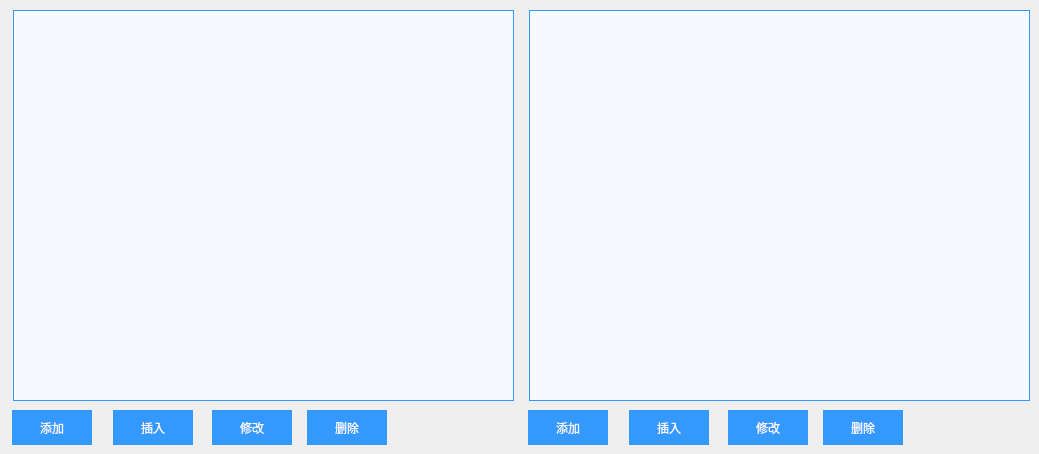
         <widget class="QWidget" name="page_42">
          <widget class="QTableWidget" name="tableWidget_anchor">
           <property name="geometry">
            <rect>
             <x>13</x>
             <y>10</y>
             <width>501</width>
             <height>391</height>
            </rect>
           </property>
           <property name="focusPolicy">
            <enum>Qt::NoFocus</enum>
           </property>
           <property name="styleSheet">
            <string notr="true">QTableWidget{
    font: 14pt &quot;黑体&quot;; 
	border-width:1px;  
	border-style:solid;
	border-color: rgb(51, 153, 255);  
	background-color: rgb(248, 248, 255);
}
QTableWidget::Item{

}
QTableWidget::Item:hover{

}
QTableWidget::item:selected{
	background:lightgray; 
	color:rgb(248, 248, 255); 
}
QTableWidget::item:selected:!active{

}
QTableCornerButton::section{
	background-color: rgb(51, 153, 255);
}
QScrollBar:vertical{
width:36px;
}</string>
           </property>
           <property name="verticalScrollBarPolicy">
            <enum>Qt::ScrollBarAlwaysOff</enum>
           </property>
           <property name="horizontalScrollBarPolicy">
            <enum>Qt::ScrollBarAlwaysOff</enum>
           </property>
           <property name="editTriggers">
            <set>QAbstractItemView::NoEditTriggers</set>
           </property>
           <property name="selectionMode">
            <enum>QAbstractItemView::SingleSelection</enum>
           </property>
           <attribute name="horizontalHeaderVisible">
            <bool>false</bool>
           </attribute>
           <attribute name="horizontalHeaderHighlightSections">
            <bool>false</bool>
           </attribute>
           <attribute name="verticalHeaderVisible">
            <bool>false</bool>
           </attribute>
           <attribute name="verticalHeaderHighlightSections">
            <bool>false</bool>
           </attribute>
          </widget>
          <widget class="QPushButton" name="pushButton_Anchor_append">
           <property name="geometry">
            <rect>
             <x>12</x>
             <y>410</y>
             <width>80</width>
             <height>35</height>
            </rect>
           </property>
           <property name="focusPolicy">
            <enum>Qt::NoFocus</enum>
           </property>
           <property name="styleSheet">
            <string notr="true">font: 14pt &quot;黑体&quot;;
color: rgb(248, 248, 255);
border-style: solid;
background-color: rgb(51,153,255);</string>
           </property>
           <property name="text">
            <string>添加</string>
           </property>
           <property name="flat">
            <bool>true</bool>
           </property>
          </widget>
          <widget class="QPushButton" name="pushButton_Anchor_remove">
           <property name="geometry">
            <rect>
             <x>307</x>
             <y>410</y>
             <width>80</width>
             <height>35</height>
            </rect>
           </property>
           <property name="focusPolicy">
            <enum>Qt::NoFocus</enum>
           </property>
           <property name="styleSheet">
            <string notr="true">font: 14pt &quot;黑体&quot;;
color: rgb(248, 248, 255);
border-style: solid;
background-color: rgb(51,153,255);</string>
           </property>
           <property name="text">
            <string>删除</string>
           </property>
           <property name="flat">
            <bool>true</bool>
           </property>
          </widget>
          <widget class="QPushButton" name="pushButton_Anchor_update">
           <property name="geometry">
            <rect>
             <x>212</x>
             <y>410</y>
             <width>80</width>
             <height>35</height>
            </rect>
           </property>
           <property name="focusPolicy">
            <enum>Qt::NoFocus</enum>
           </property>
           <property name="styleSheet">
            <string notr="true">font: 14pt &quot;黑体&quot;;
color: rgb(248, 248, 255);
border-style: solid;
background-color: rgb(51,153,255);</string>
           </property>
           <property name="text">
            <string>修改</string>
           </property>
           <property name="flat">
            <bool>true</bool>
           </property>
          </widget>
          <widget class="QPushButton" name="pushButton_Anchor_insert">
           <property name="geometry">
            <rect>
             <x>113</x>
             <y>410</y>
             <width>80</width>
             <height>35</height>
            </rect>
           </property>
           <property name="focusPolicy">
            <enum>Qt::NoFocus</enum>
           </property>
           <property name="styleSheet">
            <string notr="true">font: 14pt &quot;黑体&quot;;
color: rgb(248, 248, 255);
border-style: solid;
background-color: rgb(51,153,255);</string>
           </property>
           <property name="text">
            <string>插入</string>
           </property>
           <property name="flat">
            <bool>true</bool>
           </property>
          </widget>
          <widget class="QPushButton" name="pushButton_dataConfig_remove">
           <property name="geometry">
            <rect>
             <x>823</x>
             <y>410</y>
             <width>80</width>
             <height>35</height>
            </rect>
           </property>
           <property name="focusPolicy">
            <enum>Qt::NoFocus</enum>
           </property>
           <property name="styleSheet">
            <string notr="true">font: 14pt &quot;黑体&quot;;
color: rgb(248, 248, 255);
border-style: solid;
background-color: rgb(51,153,255);</string>
           </property>
           <property name="text">
            <string>删除</string>
           </property>
           <property name="flat">
            <bool>true</bool>
           </property>
          </widget>
          <widget class="QPushButton" name="pushButton_dataConfig_append">
           <property name="geometry">
            <rect>
             <x>528</x>
             <y>410</y>
             <width>80</width>
             <height>35</height>
            </rect>
           </property>
           <property name="focusPolicy">
            <enum>Qt::NoFocus</enum>
           </property>
           <property name="styleSheet">
            <string notr="true">font: 14pt &quot;黑体&quot;;
color: rgb(248, 248, 255);
border-style: solid;
background-color: rgb(51,153,255);</string>
           </property>
           <property name="text">
            <string>添加</string>
           </property>
           <property name="flat">
            <bool>true</bool>
           </property>
          </widget>
          <widget class="QPushButton" name="pushButton_dataConfig_insert">
           <property name="geometry">
            <rect>
             <x>629</x>
             <y>410</y>
             <width>80</width>
             <height>35</height>
            </rect>
           </property>
           <property name="focusPolicy">
            <enum>Qt::NoFocus</enum>
           </property>
           <property name="styleSheet">
            <string notr="true">font: 14pt &quot;黑体&quot;;
color: rgb(248, 248, 255);
border-style: solid;
background-color: rgb(51,153,255);</string>
           </property>
           <property name="text">
            <string>插入</string>
           </property>
           <property name="flat">
            <bool>true</bool>
           </property>
          </widget>
          <widget class="QTableWidget" name="tableWidget_dataConfig">
           <property name="geometry">
            <rect>
             <x>529</x>
             <y>10</y>
             <width>501</width>
             <height>391</height>
            </rect>
           </property>
           <property name="focusPolicy">
            <enum>Qt::NoFocus</enum>
           </property>
           <property name="styleSheet">
            <string notr="true">QTableWidget{
    font: 14pt &quot;黑体&quot;; 
	border-width:1px;  
	border-style:solid;
	border-color: rgb(51, 153, 255);  
	background-color: rgb(248, 248, 255);
}
QTableWidget::Item{

}
QTableWidget::Item:hover{

}
QTableWidget::item:selected{
	background:lightgray; 
	color:rgb(248, 248, 255); 
}
QTableWidget::item:selected:!active{

}
QTableCornerButton::section{
	background-color: rgb(51, 153, 255);
}
QScrollBar:vertical{
width:36px;
}</string>
           </property>
           <property name="verticalScrollBarPolicy">
            <enum>Qt::ScrollBarAlwaysOff</enum>
           </property>
           <property name="horizontalScrollBarPolicy">
            <enum>Qt::ScrollBarAlwaysOff</enum>
           </property>
           <property name="editTriggers">
            <set>QAbstractItemView::NoEditTriggers</set>
           </property>
           <property name="selectionMode">
            <enum>QAbstractItemView::SingleSelection</enum>
           </property>
           <attribute name="horizontalHeaderVisible">
            <bool>false</bool>
           </attribute>
           <attribute name="horizontalHeaderHighlightSections">
            <bool>false</bool>
           </attribute>
           <attribute name="verticalHeaderVisible">
            <bool>false</bool>
           </attribute>
           <attribute name="verticalHeaderHighlightSections">
            <bool>false</bool>
           </attribute>
          </widget>
          <widget class="QPushButton" name="pushButton_dataConfig_update">
           <property name="geometry">
            <rect>
             <x>728</x>
             <y>410</y>
             <width>80</width>
             <height>35</height>
            </rect>
           </property>
           <property name="focusPolicy">
            <enum>Qt::NoFocus</enum>
           </property>
           <property name="styleSheet">
            <string notr="true">font: 14pt &quot;黑体&quot;;
color: rgb(248, 248, 255);
border-style: solid;
background-color: rgb(51,153,255);</string>
           </property>
           <property name="text">
            <string>修改</string>
           </property>
           <property name="flat">
            <bool>true</bool>
           </property>
          </widget>
         </widget>
